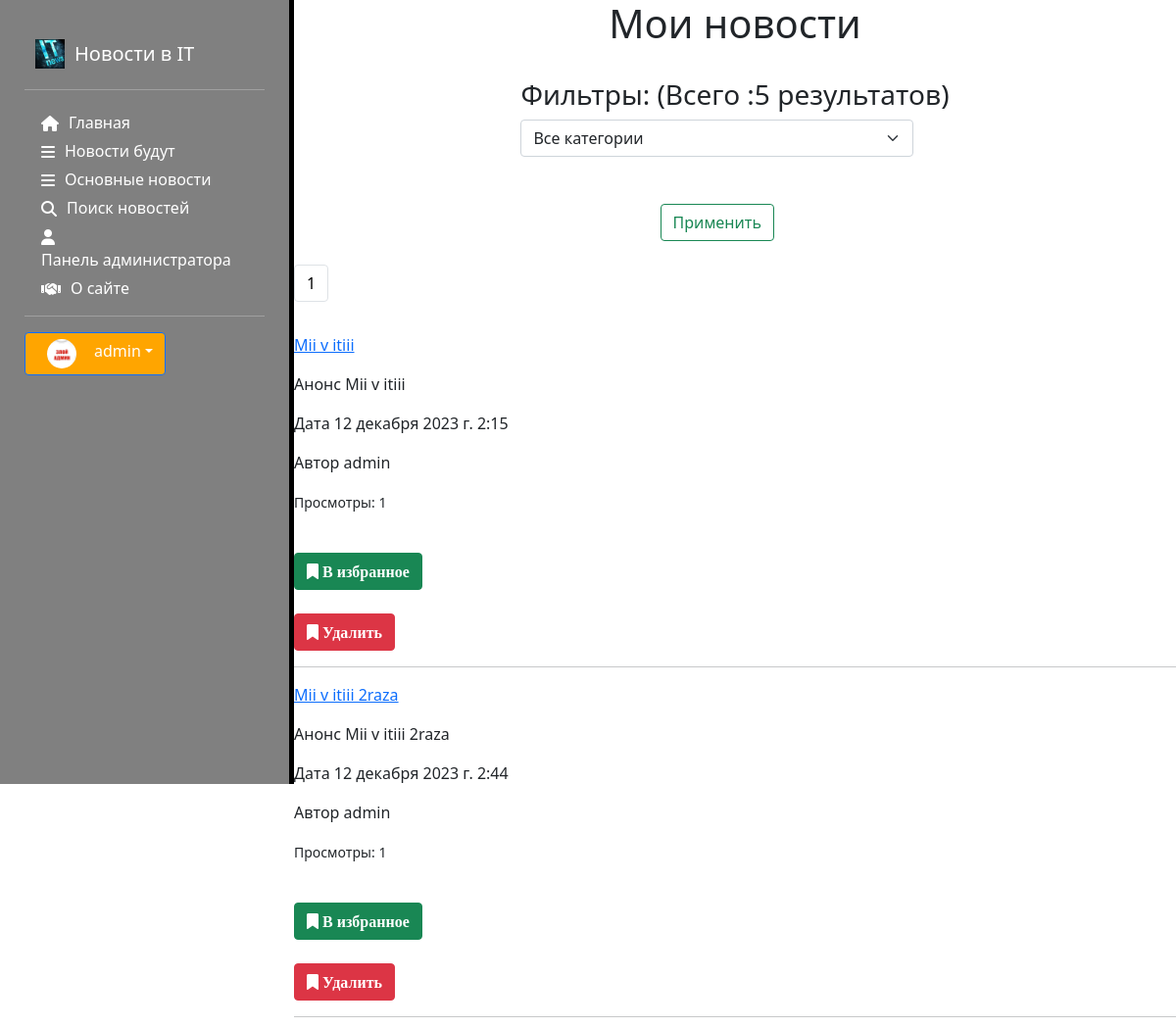
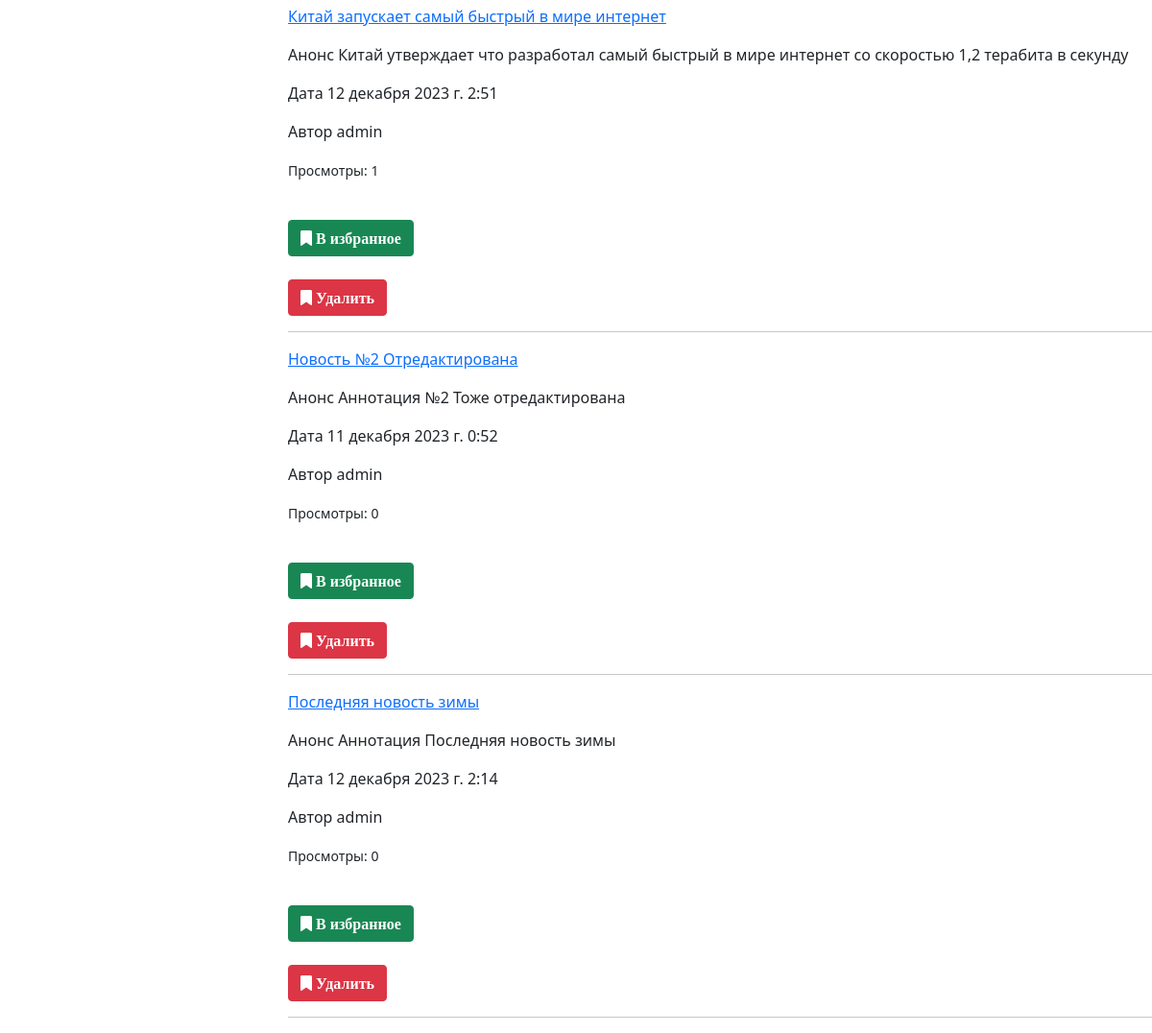
/users/mynewslist (signed in), run on an earlier commit of the app's database (2 pictures, top to bottom).
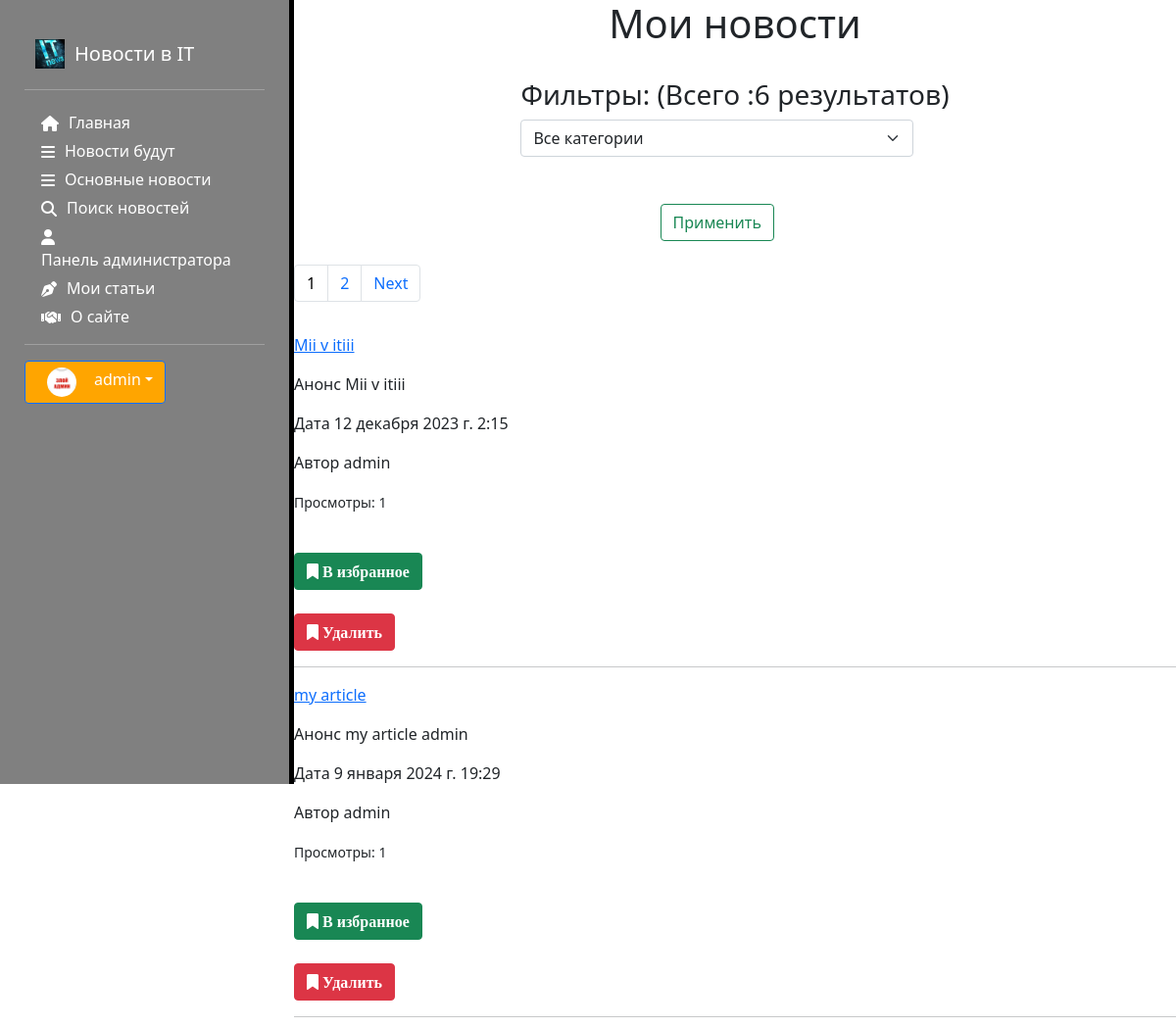
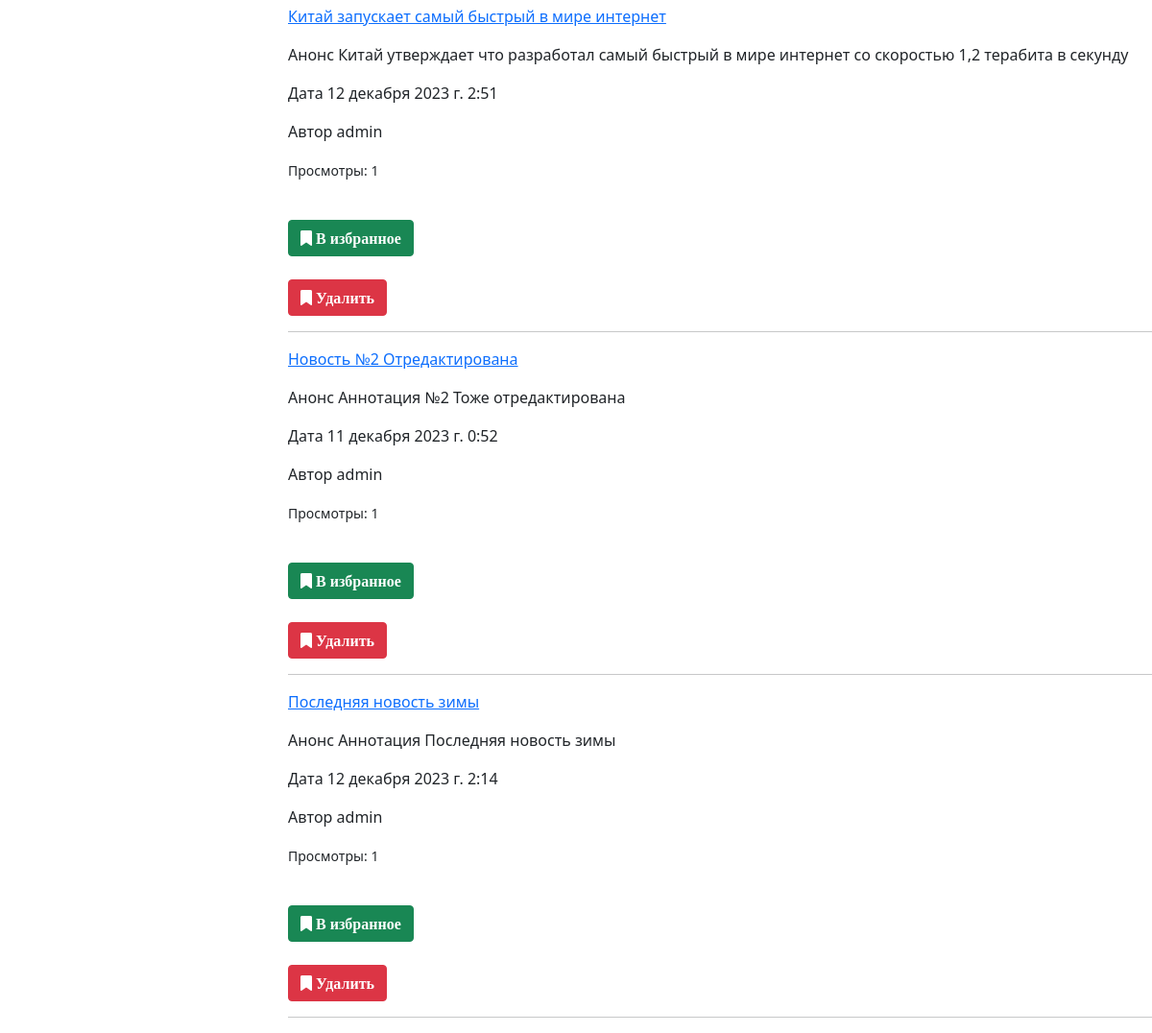
And on a later commit of the database (2 pictures, top to bottom).
### users/models.py (models this page shows, shortened)
class Account(models.Model):
    gender_choices = (('M', 'Male'),
                      ('F', 'Female'),
                      ('N/A', 'Not answered'))
    user = models.OneToOneField(User, on_delete=models.CASCADE,
                                primary_key=True)
    nickname = models.CharField(max_length=100)
    birthdate = models.DateField(null=True)
    gender = models.CharField(choices=gender_choices, max_length=20, null=True)
    account_image = models.ImageField(default='def.png', upload_to='account_images', null=True)
    address = models.CharField(max_length=100, null=True)
    vk = models.CharField(max_length=100, null=True)
    instagram = models.CharField(max_length=100, null=True)
    telegram = models.CharField(max_length=100, null=True)
    phone = models.CharField(max_length=20, null=True, validators=[validate_phone])
    class Meta:
        ordering = ['user']
        verbose_name = 'Профиль'
        verbose_name_plural ='Профили'

### news/models.py (models this page shows, shortened)
class Article(models.Model):
    categories = (('E', 'Economics'),
                  ('S', 'Science'),
                  ('IT', 'IT'))
    author = models.ForeignKey(User, on_delete=models.SET_NULL, null=True)
    title = models.CharField('Название', max_length=50, default='', validators=[MinLengthValidator(2)])
    anouncement = models.TextField('Аннотация', max_length=250, validators=[MinLengthValidator(10)])
    text = models.TextField('Текст новости', validators=[MinLengthValidator(100)])
    date = models.DateTimeField('Дата публикации', auto_now=True)
    category = models.CharField(choices=categories, max_length=20, verbose_name='Категории')
    tags = models.ManyToManyField(to=Tag, blank=True)
    def get_absolute_url(self):
        return f'/news/list/{self.id}'
    def get_views(self):
        return self.views.count()
    class Meta:
        ordering = ['title', 'date']
        verbose_name = 'Новость'
        verbose_name_plural = 'Новости'

### users/views.py (the view)
# urls.py: path('mynewslist', views.my_news_list, name='my_news_list'),
@login_required
def my_news_list(request):
    categories = Article.categories  # создали перечень категорий
    news = Article.objects.filter(author=request.user.id)
    if request.method == "POST":
        selected_category = int(request.POST.get('category_filter'))
        request.session['selected_category'] = selected_category
        if selected_category != 0:  # фильтруем найденные по авторам результаты по категориям
            news = news.filter(category__icontains=categories[selected_category - 1][0])
    else:  # если страница открывется
        selected_category = request.session.get('selected_category')
        if selected_category != None and selected_category != 0:  # если не пустое - находим нужные ноновсти
            news = news.filter(category__icontains=categories[selected_category - 1][0])
    total = len(news)
    p = Paginator(news, 5)
    page_number = request.GET.get('page')
    page_obj = p.get_page(page_number)
    context = {'news': page_obj, 'total': total,
               'categories': categories, 'selected_category': selected_category}
    return render(request, 'users/my_news_list.html', context)

### users/templatetags/users_extras.py (called while the page is built)
@register.filter(name="has_group")
def has_group(user,group_name):
    return user.groups.filter(name=group_name).exists()

### users/templates/users/my_news_list.html (shortened to what this page needs)
{% extends 'main/base_template.html' %}
{% load static %}
{% load bootstrap5 %}
{% block content %}
<h1 class="text-center">Мои новости</h1>
<br>
<div class="text-center">
    <label><h3> Фильтры: (Всего :{{ total }} результатов) </h3>
        <form method="post">
            <div class="form-group col-11">
                <select class="form-select" name="category_filter">
                    <option value="0">Все категории</option>
                </select>
                <br>
                <br>
                <input type="submit" class="btn btn-outline-success" value="Применить">
            </div>
        </form>
    </label>
</div>
<br>
{% if total > 1 %}
<div class="row">
    <nav aria-label="Page navigation example">
        <ul class="pagination">
            {% for p in news.paginator.page_range %}
            {% if news.number == p %}
            <li class="page-item"><p class="page-link" style="color:black;"> {{ p }}</p></li>
            {% else %}
            <li class="page-item"><a class="page-link" href="?page={{ p }}"> {{ p }}</a></li>
            {% endif %}
            {% endfor %}
            {% if news.has_next %}
            <li class="page-item"><a class="page-link" href="?page={{ news.next_page_number }}">Next</a></li>
            {% endif %}
        </ul>
    </nav>
</div>
{% endif %}
{% for n in news %}
<div>
    <p><a href="{{n.get_absolute_url}}">{{ n.title }} </a></p>
    <p> Анонс {{ n.anouncement }}</p>
    <p> Дата {{ n.date }}</p>
    <p> Автор {{ n.author.username }}</p>
    <p><small>Просмотры: {{ n.get_views }}</small></p>
    <br>
    <a class="btn btn-success" href="{% url 'favorites' n.pk %}"><i class="fa fa-bookmark"> В избранное</i></a>
    <br>
    <br>
    <a class="btn btn-danger" href="{% url 'news_delete' n.pk %}"><i class="fa fa-bookmark"> Удалить</i></a>
    <hr>
</div>
{% endfor %}
{% endblock content %}

### main/templates/main/base_template.html (shortened to what this page needs)
<!DOCTYPE html>
{% load static %}
{% load bootstrap5 %}
<html lang="ru">
<head>
    <link rel="stylesheet" href="{% static 'main/css/style.css' %}">
    {% bootstrap_css %}
</head>
<body>
<div class="row g-0">
    <div class="col-3">
        {% include 'main/sidebar.html' %}
    </div>
    <div class="col-9">
        {% block content %}{% endblock %}
    </div>
</div>
</body>
</html>

### main/templates/main/sidebar.html (shortened to what this page needs)
{% load bootstrap5 %}
{% load static %}
{% bootstrap_css %}
{% load users_extras %}
<link rel="stylesheet" href="{% static 'main/css/style.css' %}">
<link href="https://cdn.jsdelivr.net/npm/bootstrap@5.0.0/dist/css/bootstrap.min.css" rel="stylesheet">
<link rel="stylesheet" href="https://ajax.googleapis.com/ajax/libs/jqueryui/1.11.4/themes/smoothness/jquery-ui.css">
<aside>
    <a href="{% url 'home' %}" class="d-flex align-items-center mb-3 mb-md-0 me-md-auto text-white text-decoration-none">
        <img src="{% static 'main' %}/img/News_icon.png" width="40" height="50">
        <span class="fs-5 d-none d-lg-block responsive-title">Новости в IT</span>
    </a>
    <hr>
    <ul class="nav nav-pills flex-column mb-auto">
        <li class="nav-item">
            <a href="{% url 'home' %}" {% if request.resolver_match.view_name == '/' %} class="link-active" aria-current="page" {% endif %}>
            <i class="fa fa-house menu-icon {% if request.path  == '/' %} link-active {% endif %}"></i>
            <div class="d-none d-lg-block">Главная</div>
            </a>
        </li>
        <li class="nav-item">
            <a href="{% url 'news_index' %}" {% if request.resolver_match.view_name == 'news_index' %} class="link-active" aria-current="page" {% endif %}>
            <i class="fa fa-bars menu-icon"></i>
            <div class="d-none d-lg-block">Новости будут</div>
            </a>
        </li>
        <li class="nav-item">
            <a href="{% url 'news_list' %}" {% if request.resolver_match.view_name == 'news_list' %} class="link-active" aria-current="page" {% endif %}>
            <i class="fa fa-bars menu-icon"></i>
            <div class="d-none d-lg-block">Основные новости</div>
            </a>
        </li>
        <li>
            <a href="{% url 'news_search' %}" {% if request.path == '/search/' %} class="link-active" aria-current="page" {% endif %}>
            <i class="fa fa-magnifying-glass menu-icon"></i>
            <div class="d-none d-lg-block"> Поиск новостей</div>
            </a>
        </li>
        <li class="nav-item">
            <a href="/admin/" {% if request.path  == '/admin/' %} class="link-active" aria-current="page" {% endif %}>
            <i class="fa fa-user menu-icon {% if request.path  == '/admin/' %} link-active {% endif %}" ></i>
            <div class="d-none d-lg-block">Панель администратора</div>
            </a>
        </li>
        {% if request.user|has_group:"Authors" %}
              <li>
                <a href="{% url 'my_news_list' %}" {% if request.path  == '/myarticles/' %} class="link-active" aria-current="page" {% endif %}>
                    <i class="fa fa-pen-nib menu-icon"></i>  <div class="d-none d-lg-block"> Мои статьи</div>
                </a>
              </li>
        {% endif %}
        <li>
            <a href="{% url 'about' %}" {% if request.resolver_match.view_name == '/about/' %} class="link-active" aria-current="page" {% endif %}>
            <i class="fa fa-handshake menu-icon"></i>
            <div class="d-none d-lg-block"> О сайте</div>
            </a>
        </li>
    </ul>
    <hr>
    {% if request.user.id %}
    <div class="dropdown">
        <button class="btn btn-primary dropdown-toggle" type="button" id="dropdownMenuButton1" data-bs-toggle="dropdown"
                aria-expanded="false" style="background:#FFA500;">
            <img src="{{ request.user.account.account_image.url }}" alt="" width="25" height="25" class="rounded-circle me-2">
            <div class="d-none d-lg-block"> {{ request.user.username }} </div>
        </button>
    </div>
    {% endif %}
    <br>
</aside>

### main/static/main/css/style.css (style rules this page uses)
body { background-color:#FFFFFF; }
aside { float: left; background: #808080; max-width: 25%; padding: 1%; height: 100vh; color: white; border-right: 5px solid #000000; position: fixed; }
a { text-decoration:none; color:white; }
aside img { padding: 0px 10px; width: auto; height: 30px; float: left; border-radius:5%; }
aside { padding: 35px 25px; background: #808080; width: 100%; }
aside a { color: #FFFFFF; outline: none; text-decoration: none; padding: 5px 1px; }
aside li { padding: 5px 17px 0; }
.d-lg-block { float: inline-start; white-space:nowrap; border-right: none; overflow-x:auto; }
.menu-icon { float: inline-start; padding: 5px 10px 0 0; border-right: 5px; }
@media (max-width: 1339.98px) { .responsive-title { white-space:normal; } }

What changed in the data, as far as the page shows it:
removed Article: title "Mii v itiii 2raza", anouncement "Mii v itiii 2raza", date "12 декабря 2023 г. 2:44", author.username "admin", get_views "1"
added Article: title "my article", anouncement "my article admin", date "9 января 2024 г. 19:29", author.username "admin", get_views "1"
computed for Article "Новость №2 Отредактирована": get_views "0" → "1"
computed for Article "Последняя новость зимы": get_views "0" → "1"
Also different on the page:
{{ total }}: "5" → "6"
text now shown: "Мои статьи Next"
new list line: "2"
